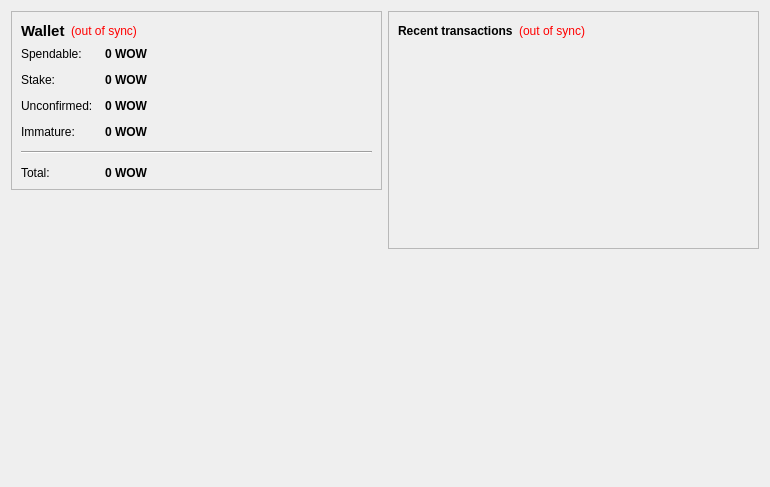
<?xml version="1.0" encoding="UTF-8"?>
<ui version="4.0">
 <class>OverviewPage</class>
 <widget class="QWidget" name="OverviewPage">
  <property name="geometry">
   <rect>
    <x>0</x>
    <y>0</y>
    <width>770</width>
    <height>487</height>
   </rect>
  </property>
  <property name="windowTitle">
   <string>Form</string>
  </property>
  <layout class="QHBoxLayout" name="horizontalLayout" stretch="1,1">
   <item>
    <layout class="QVBoxLayout" name="verticalLayout_2">
     <item>
      <widget class="QFrame" name="frame">
       <property name="frameShape">
        <enum>QFrame::StyledPanel</enum>
       </property>
       <property name="frameShadow">
        <enum>QFrame::Raised</enum>
       </property>
       <layout class="QVBoxLayout" name="verticalLayout_4">
        <item>
         <layout class="QHBoxLayout" name="horizontalLayout_4">
          <item>
           <widget class="QLabel" name="label_5">
            <property name="font">
             <font>
              <pointsize>11</pointsize>
              <weight>75</weight>
              <bold>true</bold>
             </font>
            </property>
            <property name="text">
             <string>Wallet</string>
            </property>
           </widget>
          </item>
          <item>
           <widget class="QLabel" name="labelWalletStatus">
            <property name="toolTip">
             <string>The displayed information may be out of date. Your wallet automatically synchronizes with the WoW network after a connection is established, but this process has not completed yet.</string>
            </property>
            <property name="styleSheet">
             <string notr="true">QLabel { color: red; }</string>
            </property>
            <property name="text">
             <string notr="true">(out of sync)</string>
            </property>
            <property name="alignment">
             <set>Qt::AlignLeading|Qt::AlignLeft|Qt::AlignVCenter</set>
            </property>
           </widget>
          </item>
          <item>
           <spacer name="horizontalSpacer_2">
            <property name="orientation">
             <enum>Qt::Horizontal</enum>
            </property>
            <property name="sizeHint" stdset="0">
             <size>
              <width>40</width>
              <height>20</height>
             </size>
            </property>
           </spacer>
          </item>
         </layout>
        </item>
        <item>
         <layout class="QFormLayout" name="formLayout_2">
          <property name="fieldGrowthPolicy">
           <enum>QFormLayout::AllNonFixedFieldsGrow</enum>
          </property>
          <property name="horizontalSpacing">
           <number>12</number>
          </property>
          <property name="verticalSpacing">
           <number>12</number>
          </property>
          <item row="0" column="0">
           <widget class="QLabel" name="label">
            <property name="text">
             <string>Spendable:</string>
            </property>
           </widget>
          </item>
          <item row="0" column="1">
           <widget class="QLabel" name="labelBalance">
            <property name="font">
             <font>
              <weight>75</weight>
              <bold>true</bold>
             </font>
            </property>
            <property name="cursor">
             <cursorShape>IBeamCursor</cursorShape>
            </property>
            <property name="toolTip">
             <string>Your current spendable balance</string>
            </property>
            <property name="text">
             <string notr="true">0 WOW</string>
            </property>
            <property name="textInteractionFlags">
             <set>Qt::LinksAccessibleByMouse|Qt::TextSelectableByKeyboard|Qt::TextSelectableByMouse</set>
            </property>
           </widget>
          </item>
          <item row="1" column="0">
           <widget class="QLabel" name="label_6">
            <property name="text">
             <string>Stake:</string>
            </property>
           </widget>
          </item>
          <item row="1" column="1">
           <widget class="QLabel" name="labelStake">
            <property name="font">
             <font>
              <weight>75</weight>
              <bold>true</bold>
             </font>
            </property>
            <property name="cursor">
             <cursorShape>IBeamCursor</cursorShape>
            </property>
            <property name="toolTip">
             <string>Total of coins that was staked, and do not yet count toward the current balance</string>
            </property>
            <property name="text">
             <string notr="true">0 WOW</string>
            </property>
            <property name="textInteractionFlags">
             <set>Qt::LinksAccessibleByMouse|Qt::TextSelectableByKeyboard|Qt::TextSelectableByMouse</set>
            </property>
           </widget>
          </item>
          <item row="2" column="0">
           <widget class="QLabel" name="label_3">
            <property name="text">
             <string>Unconfirmed:</string>
            </property>
           </widget>
          </item>
          <item row="2" column="1">
           <widget class="QLabel" name="labelUnconfirmed">
            <property name="font">
             <font>
              <weight>75</weight>
              <bold>true</bold>
             </font>
            </property>
            <property name="cursor">
             <cursorShape>IBeamCursor</cursorShape>
            </property>
            <property name="toolTip">
             <string>Total of transactions that have yet to be confirmed, and do not yet count toward the current balance</string>
            </property>
            <property name="text">
             <string notr="true">0 WOW</string>
            </property>
            <property name="textInteractionFlags">
             <set>Qt::LinksAccessibleByMouse|Qt::TextSelectableByKeyboard|Qt::TextSelectableByMouse</set>
            </property>
           </widget>
          </item>
          <item row="3" column="0">
           <widget class="QLabel" name="labelImmatureText">
            <property name="text">
             <string>Immature:</string>
            </property>
           </widget>
          </item>
          <item row="3" column="1">
           <widget class="QLabel" name="labelImmature">
            <property name="font">
             <font>
              <weight>75</weight>
              <bold>true</bold>
             </font>
            </property>
            <property name="toolTip">
             <string>Mined balance that has not yet matured</string>
            </property>
            <property name="text">
             <string notr="true">0 WOW</string>
            </property>
            <property name="textInteractionFlags">
             <set>Qt::LinksAccessibleByMouse|Qt::TextSelectableByKeyboard|Qt::TextSelectableByMouse</set>
            </property>
           </widget>
          </item>
          <item row="4" column="0" colspan="2">
           <widget class="Line" name="line">
            <property name="orientation">
             <enum>Qt::Horizontal</enum>
            </property>
           </widget>
          </item>
          <item row="5" column="0">
           <widget class="QLabel" name="labelTotalText">
            <property name="text">
             <string>Total:</string>
            </property>
           </widget>
          </item>
          <item row="5" column="1">
           <widget class="QLabel" name="labelTotal">
            <property name="font">
             <font>
              <weight>75</weight>
              <bold>true</bold>
             </font>
            </property>
            <property name="cursor">
             <cursorShape>IBeamCursor</cursorShape>
            </property>
            <property name="toolTip">
             <string>Your current total balance</string>
            </property>
            <property name="text">
             <string notr="true">0 WOW</string>
            </property>
            <property name="textInteractionFlags">
             <set>Qt::LinksAccessibleByMouse|Qt::TextSelectableByKeyboard|Qt::TextSelectableByMouse</set>
            </property>
           </widget>
          </item>
         </layout>
        </item>
       </layout>
      </widget>
     </item>
     <item>
      <spacer name="verticalSpacer">
       <property name="orientation">
        <enum>Qt::Vertical</enum>
       </property>
       <property name="sizeHint" stdset="0">
        <size>
         <width>20</width>
         <height>40</height>
        </size>
       </property>
      </spacer>
     </item>
     <item>
      <widget class="QLabel" name="label_2">
       <property name="autoFillBackground">
        <bool>true</bool>
       </property>
       <property name="text">
        <string/>
       </property>
       <property name="pixmap">
        <pixmap resource="../bitcoin.qrc">:/icons/drmbg</pixmap>
       </property>
       <property name="scaledContents">
        <bool>false</bool>
       </property>
       <property name="margin">
        <number>0</number>
       </property>
      </widget>
     </item>
    </layout>
   </item>
   <item>
    <layout class="QVBoxLayout" name="verticalLayout_3">
     <item>
      <widget class="QFrame" name="frame_2">
       <property name="frameShape">
        <enum>QFrame::StyledPanel</enum>
       </property>
       <property name="frameShadow">
        <enum>QFrame::Raised</enum>
       </property>
       <layout class="QVBoxLayout" name="verticalLayout">
        <item>
         <layout class="QHBoxLayout" name="horizontalLayout_2">
          <item>
           <widget class="QLabel" name="label_4">
            <property name="text">
             <string>&lt;b&gt;Recent transactions&lt;/b&gt;</string>
            </property>
           </widget>
          </item>
          <item>
           <widget class="QLabel" name="labelTransactionsStatus">
            <property name="toolTip">
             <string>The displayed information may be out of date. Your wallet automatically synchronizes with the WoW network after a connection is established, but this process has not completed yet.</string>
            </property>
            <property name="styleSheet">
             <string notr="true">QLabel { color: red; }</string>
            </property>
            <property name="text">
             <string notr="true">(out of sync)</string>
            </property>
            <property name="alignment">
             <set>Qt::AlignRight|Qt::AlignTrailing|Qt::AlignVCenter</set>
            </property>
           </widget>
          </item>
          <item>
           <spacer name="horizontalSpacer">
            <property name="orientation">
             <enum>Qt::Horizontal</enum>
            </property>
            <property name="sizeHint" stdset="0">
             <size>
              <width>40</width>
              <height>20</height>
             </size>
            </property>
           </spacer>
          </item>
         </layout>
        </item>
        <item>
         <widget class="QListView" name="listTransactions">
          <property name="styleSheet">
           <string notr="true">QListView { background: transparent; }</string>
          </property>
          <property name="frameShape">
           <enum>QFrame::NoFrame</enum>
          </property>
          <property name="verticalScrollBarPolicy">
           <enum>Qt::ScrollBarAlwaysOff</enum>
          </property>
          <property name="horizontalScrollBarPolicy">
           <enum>Qt::ScrollBarAlwaysOff</enum>
          </property>
          <property name="selectionMode">
           <enum>QAbstractItemView::NoSelection</enum>
          </property>
         </widget>
        </item>
       </layout>
      </widget>
     </item>
     <item>
      <spacer name="verticalSpacer_2">
       <property name="orientation">
        <enum>Qt::Vertical</enum>
       </property>
       <property name="sizeHint" stdset="0">
        <size>
         <width>20</width>
         <height>40</height>
        </size>
       </property>
      </spacer>
     </item>
    </layout>
   </item>
  </layout>
 </widget>
 <resources/>
 <connections/>
</ui>
